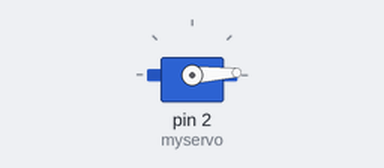
Bench run of a sketch on a simulated Arduino Uno, built with avr-gcc and run on an emulated ATmega328P. On the bench: servo.

Above: at 5.05 s.
At 6.3 s:
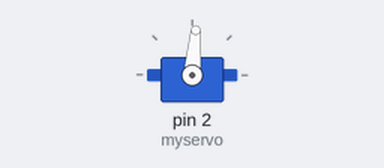
At 7.6 s:
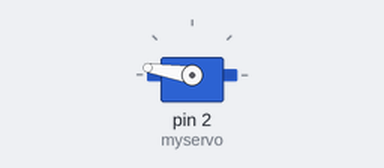
At 10.2 s:
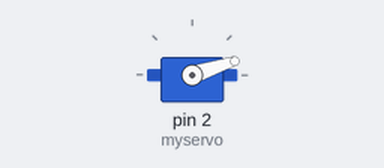
Timing chart, 0 to 12.1 s (numbered marks = the images above):
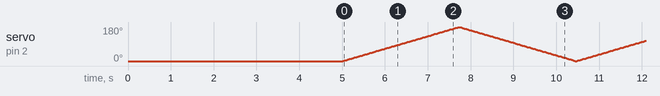

The sketch:

AutoPuerta.ino
```cpp
#include <Servo.h>

Servo myservo;  // create servo object to control a servo
// twelve servo objects can be created on most boards

int pos = 0;    // variable to store the servo position

void setup() {
  myservo.attach(2, 500, 2700);  // attaches the servo on pin 9 to the servo object
   myservo.write(0);
    delay(5000);
}

void loop() {
  for (pos = 0; pos <= 180; pos += 1) { // goes from 0 degrees to 180 degrees
    // in steps of 1 degree
    myservo.write(pos);              // tell servo to go to position in variable 'pos'
    delay(15);                       // waits 15 ms for the servo to reach the position
  }
  for (pos = 180; pos >= 0; pos -= 1) { // goes from 180 degrees to 0 degrees
    myservo.write(pos);              // tell servo to go to position in variable 'pos'
    delay(15);                       // waits 15 ms for the servo to reach the position
  }
}
```
